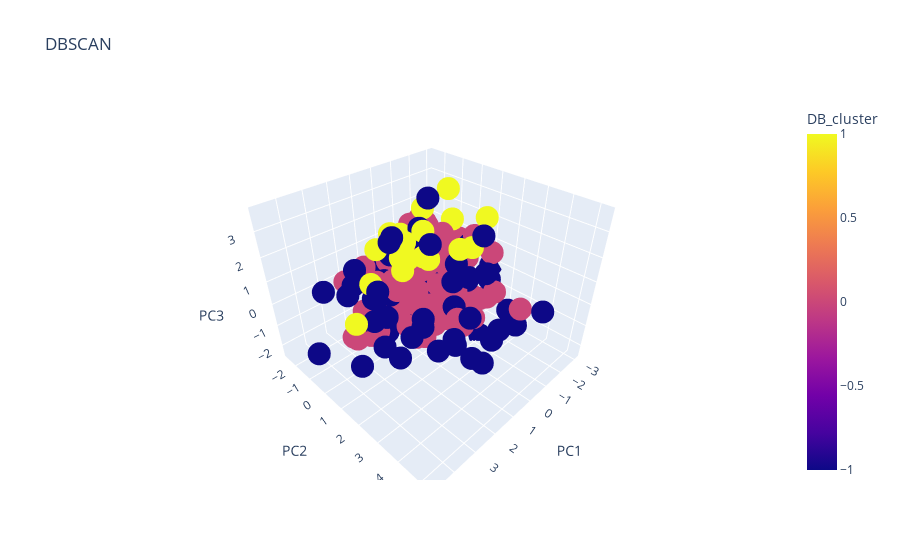

The cell this chart's notebook holds for it:
### Code cell
fig = px.scatter_3d(X_pca, x='PC1', y='PC2', z='PC3',
              color='DB_cluster', title="DBSCAN", color_discrete_sequence=palette)
fig.show()

### Figure 1 — Plotly figure (JSON) as saved in the notebook; plotly's stock layout.template omitted (floating-point values rounded to 4 significant figures; data arrays with more than 128 entries replaced by an {"elided": "..."} marker saying what was removed)
{"data": [{"hovertemplate": "PC1=%{x}<br>PC2=%{y}<br>PC3=%{z}<br>DB_cluster=%{marker.color}<extra></extra>", "legendgroup": "", "marker": {"color": {"elided": "277 int values"}, "coloraxis": "coloraxis", "symbol": "circle"}, "mode": "markers", "name": "", "scene": "scene", "showlegend": false, "type": "scatter3d", "x": {"elided": "277 float values"}, "y": {"elided": "277 float values"}, "z": {"elided": "277 float values"}}], "layout": {"coloraxis": {"colorbar": {"title": {"text": "DB_cluster"}}, "colorscale": [[0, "#0d0887"], [0.1111, "#46039f"], [0.2222, "#7201a8"], [0.3333, "#9c179e"], [0.4444, "#bd3786"], [0.5556, "#d8576b"], [0.6667, "#ed7953"], [0.7778, "#fb9f3a"], [0.8889, "#fdca26"], [1, "#f0f921"]]}, "legend": {"tracegroupgap": 0}, "scene": {"domain": {"x": [0, 1], "y": [0, 1]}, "xaxis": {"title": {"text": "PC1"}}, "yaxis": {"title": {"text": "PC2"}}, "zaxis": {"title": {"text": "PC3"}}}, "title": {"text": "DBSCAN"}}}
